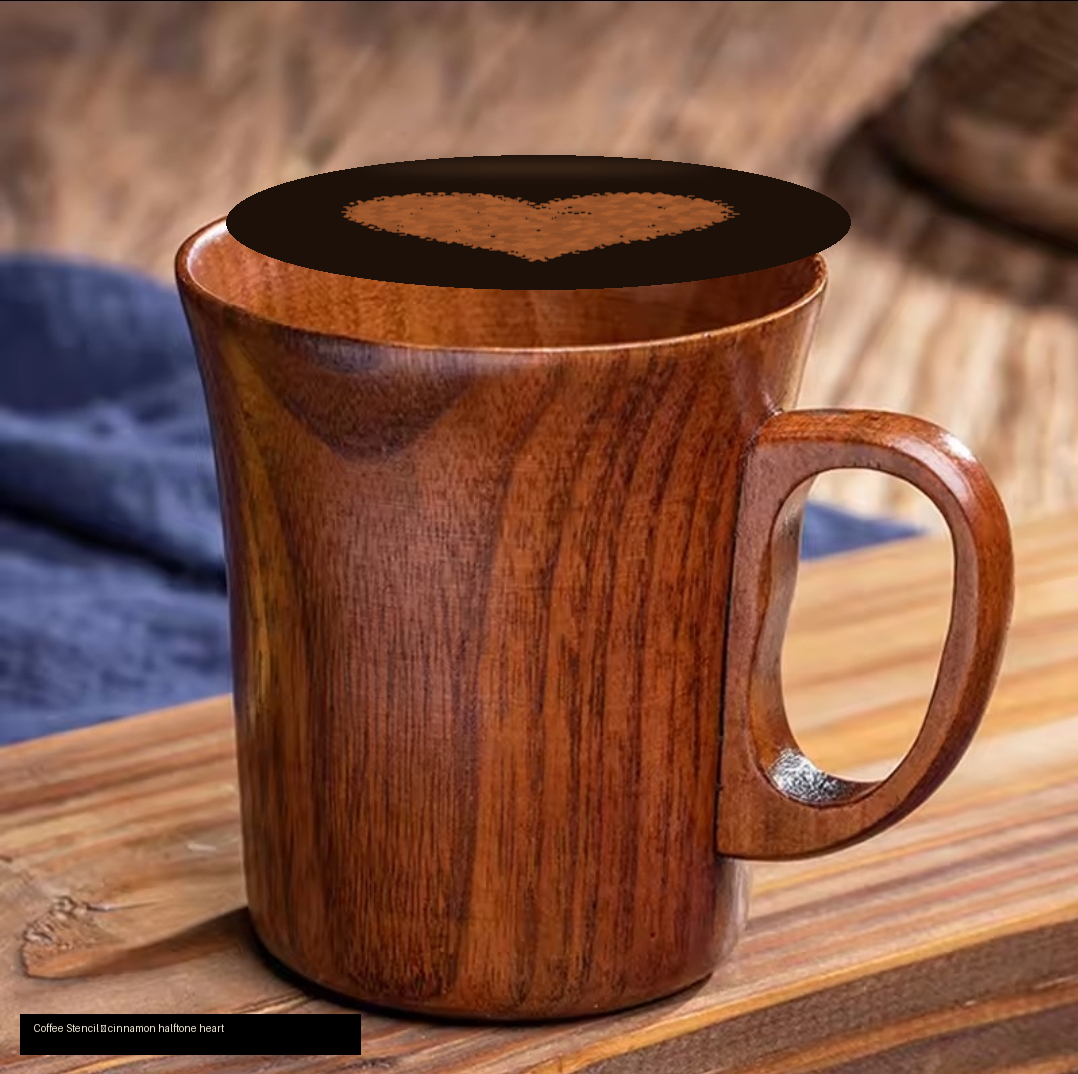

This figure's Python source:
"""Render a mockup of the coffee-stencil result onto the user's wooden mug."""

from __future__ import annotations

import math
import random
from pathlib import Path

from PIL import Image, ImageDraw, ImageFilter

MUG = Path("/root/.claude/uploads/40f7e828-d046-4e41-9079-3fded5919702/69a53316-1000669511.jpg")
OUT = Path("/home/user/hello-world/mockup.png")

# Rim ellipse measured on the source photo (1078x1074 px).
RIM_CX, RIM_CY = 538, 222
RIM_RX, RIM_RY = 318, 73
INNER_SHRINK = 6  # coffee sits inside the wood wall
PATTERN_BITMAP = 400  # internal resolution for the pattern silhouette


def draw_coffee(base: Image.Image) -> None:
    """Paint a near-black espresso surface inside the rim cavity."""
    cx, cy = RIM_CX, RIM_CY
    rx, ry = RIM_RX - INNER_SHRINK, RIM_RY - INNER_SHRINK

    coffee = Image.new("RGBA", base.size, (0, 0, 0, 0))
    cd = ImageDraw.Draw(coffee)
    cd.ellipse((cx - rx, cy - ry, cx + rx, cy + ry), fill=(28, 16, 9, 255))

    # Specular highlight crescent near the back rim only.
    hl = Image.new("RGBA", base.size, (0, 0, 0, 0))
    hd = ImageDraw.Draw(hl)
    hd.ellipse(
        (cx - rx * 0.6, cy - ry + 3, cx + rx * 0.6, cy - ry + 22),
        fill=(150, 100, 65, 95),
    )
    hl = hl.filter(ImageFilter.GaussianBlur(8))
    coffee.alpha_composite(hl)

    base.alpha_composite(coffee)


def make_heart_mask(size: int) -> Image.Image:
    """Return a grayscale heart silhouette: 255 inside, 0 outside, soft edges."""
    img = Image.new("L", (size, size), 0)
    d = ImageDraw.Draw(img)
    cx = cy = size / 2
    scale = size * 0.42
    pts = []
    steps = 240
    for i in range(steps):
        t = i / steps * math.tau
        x = 16 * math.sin(t) ** 3
        y = -(13 * math.cos(t) - 5 * math.cos(2 * t)
              - 2 * math.cos(3 * t) - math.cos(4 * t))
        pts.append((cx + x / 17 * scale, cy + y / 17 * scale))
    d.polygon(pts, fill=255)
    return img.filter(ImageFilter.GaussianBlur(size * 0.012))


def draw_pattern(base: Image.Image) -> None:
    """Halftone-dust a heart into the coffee, perspective-matched to the rim."""
    cx, cy = RIM_CX, RIM_CY
    rx, ry = RIM_RX - INNER_SHRINK - 8, RIM_RY - INNER_SHRINK - 6
    squash = ry / rx

    pattern_radius_mm = 30.0
    grid_mm = 1.6
    px_per_mm = rx / 38.0  # rim ~76 mm wide

    mask = make_heart_mask(PATTERN_BITMAP)
    mpx = mask.load()
    msz = PATTERN_BITMAP

    overlay = Image.new("RGBA", base.size, (0, 0, 0, 0))
    od = ImageDraw.Draw(overlay)

    rng = random.Random(11)
    n = int(pattern_radius_mm / grid_mm) + 1
    for row in range(-n, n + 1):
        y_mm = row * grid_mm
        x_shift = grid_mm / 2.0 if row % 2 else 0.0
        for col in range(-n, n + 1):
            x_mm = col * grid_mm + x_shift
            u = x_mm / pattern_radius_mm
            v = y_mm / pattern_radius_mm
            if u * u + v * v > 1.0:
                continue
            mx = int((u * 0.5 + 0.5) * (msz - 1))
            my = int((v * 0.5 + 0.5) * (msz - 1))
            darkness = mpx[mx, my] / 255.0
            if darkness <= 0.08:
                continue

            px = cx + x_mm * px_per_mm + rng.uniform(-0.5, 0.5)
            py = cy + y_mm * px_per_mm * squash + rng.uniform(-0.4, 0.4)

            r_mm = 0.35 + 0.55 * darkness
            r_px = max(1.4, r_mm * px_per_mm)
            shade = int(160 + rng.uniform(-18, 18))
            color = (shade, int(shade * 0.55), int(shade * 0.28), 245)
            od.ellipse(
                (px - r_px, py - r_px * squash, px + r_px, py + r_px * squash),
                fill=color,
            )

    overlay = overlay.filter(ImageFilter.GaussianBlur(0.7))
    base.alpha_composite(overlay)


def draw_label(base: Image.Image) -> None:
    """Tiny corner caption."""
    d = ImageDraw.Draw(base)
    d.rectangle((20, base.height - 60, 360, base.height - 20), fill=(0, 0, 0, 160))
    d.text((34, base.height - 52), "Coffee Stencil — cinnamon halftone heart",
           fill=(240, 230, 210, 255))


def main() -> None:
    base = Image.open(MUG).convert("RGBA")
    draw_coffee(base)
    draw_pattern(base)
    draw_label(base)
    base.convert("RGB").save(OUT, "PNG", optimize=True)
    print(f"Wrote {OUT}")


if __name__ == "__main__":
    main()
